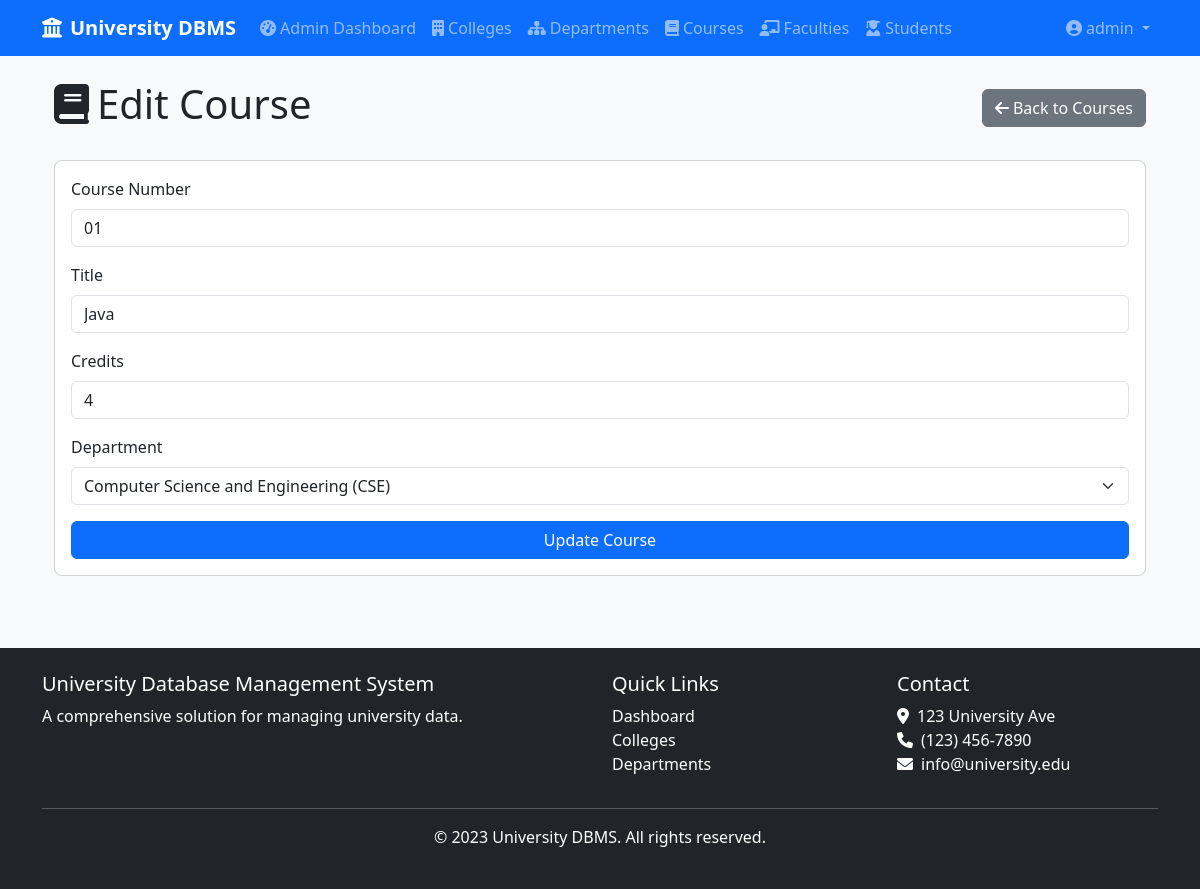
Page /admin/courses/edit/2 (signed in) on the committed database.
### app/models/user.py (models this page shows, shortened)
class User(UserMixin, db.Model):
    __tablename__ = 'users'
    id = db.Column(db.Integer, primary_key=True)
    username = db.Column(db.String(100), unique=True, nullable=False)
    email = db.Column(db.String(100), unique=True, nullable=False)
    password = db.Column(db.String(100), nullable=False)
    role = db.Column(db.String(20), nullable=False, default='user')  # 'admin' or 'user'
    created_at = db.Column(db.DateTime, default=datetime.utcnow)
    def is_admin(self):
        return self.role == 'admin'

### app/models/course.py (models this page shows, shortened)
class Course(db.Model):
    __tablename__ = 'courses'
    id = db.Column(db.Integer, primary_key=True)
    course_number = db.Column(db.String(20), nullable=False, unique=True)
    title = db.Column(db.String(100), nullable=False)
    description = db.Column(db.Text)
    credits = db.Column(db.Integer, nullable=False)
    year = db.Column(db.Integer, nullable=False)  # 1, 2, 3, or 4
    department_id = db.Column(db.Integer, db.ForeignKey('departments.id'), nullable=False)
    department = db.relationship('Department', backref='courses', lazy=True)
    faculty_courses = db.relationship('FacultyCourse', backref='course', lazy=True, cascade='all, delete-orphan')

### app/routes/admin.py (the view)
@admin.route('/courses/edit/<int:id>', methods=['GET', 'POST'])
@admin_required
def edit_course(id):
    course = Course.query.get_or_404(id)
    form = CourseForm(obj=course)
    form.department_id.choices = [(d.id, d.name) for d in Department.query.all()]
    if form.validate_on_submit():
        form.populate_obj(course)
        db.session.commit()
        flash('Course updated successfully!', 'success')
        return redirect(url_for('admin.courses'))
    return render_template('admin/courses/edit.html', form=form, course=course)

### app/forms.py
class CourseForm(FlaskForm):
    course_number = StringField('Course Number', validators=[DataRequired(), Length(max=20)])
    title = StringField('Title', validators=[DataRequired(), Length(max=100)])
    description = TextAreaField('Description', validators=[Optional()])
    credits = IntegerField('Credits', validators=[DataRequired(), NumberRange(min=1)])
    year = SelectField('Year', choices=[(1, '1st Year'), (2, '2nd Year'), (3, '3rd Year'), (4, '4th Year')],
                      coerce=int, validators=[DataRequired()])
    department_id = SelectField('Department', coerce=int, validators=[DataRequired()])
    submit = SubmitField('Submit')

### app/models/user.py (called while the page is built)
@login_manager.user_loader
def load_user(user_id):
    return User.query.get(int(user_id))

### app/routes/admin.py (called while the page is built)
def admin_required(f):
    @wraps(f)
    @login_required
    def decorated_function(*args, **kwargs):
        if not current_user.role == 'admin':
            flash('You do not have permission to access this page.', 'danger')
            return redirect(url_for('main.index'))
        return f(*args, **kwargs)
    return decorated_function

### app/templates/admin/courses/edit.html (shortened to what this page needs)
{% extends "base.html" %}
{% block content %}
<div class="container">
    <div class="d-flex justify-content-between align-items-center mb-4">
        <h1><i class="fas fa-book me-2"></i>Edit Course</h1>
        <a href="{{ url_for('admin.courses') }}" class="btn btn-secondary">
            <i class="fas fa-arrow-left me-1"></i>Back to Courses
        </a>
    </div>
    <div class="card">
        <div class="card-body">
            <form method="POST">
                <div class="mb-3">
                    {{ form.course_number.label(class="form-label") }}
                    {{ form.course_number(class="form-control") }}
                </div>
                <div class="mb-3">
                    {{ form.title.label(class="form-label") }}
                    {{ form.title(class="form-control") }}
                </div>
                <div class="mb-3">
                    {{ form.credits.label(class="form-label") }}
                    {{ form.credits(class="form-control") }}
                </div>
                <div class="mb-3">
                    {{ form.department_id.label(class="form-label") }}
                    {{ form.department_id(class="form-select") }}
                </div>
                <div class="d-grid">
                    <button type="submit" class="btn btn-primary">Update Course</button>
                </div>
            </form>
        </div>
    </div>
</div>
{% endblock %}

### app/templates/base.html (shortened to what this page needs)
<!DOCTYPE html>
<html lang="en">
<head>
    <link href="https://cdn.jsdelivr.net/npm/bootstrap@5.3.0-alpha1/dist/css/bootstrap.min.css" rel="stylesheet">
    <link rel="stylesheet" href="https://cdnjs.cloudflare.com/ajax/libs/font-awesome/6.0.0/css/all.min.css">
    <link rel="stylesheet" href="{{ url_for('static', filename='css/style.css') }}">
</head>
<body>
    <div class="content-wrapper">
        <header>
            <nav class="navbar navbar-expand-lg navbar-dark bg-primary">
                <div class="container">
                    <a class="navbar-brand" href="{{ url_for('user.dashboard') }}">
                        <i class="fas fa-university me-2"></i>University DBMS
                    </a>
                    <div class="collapse navbar-collapse" id="navbarNav">
                        <ul class="navbar-nav me-auto">
                            {% if current_user.is_authenticated %}
                                {% if current_user.is_admin() %}
                                    <li class="nav-item">
                                        <a class="nav-link" href="{{ url_for('admin.dashboard') }}">
                                            <i class="fas fa-tachometer-alt me-1"></i>Admin Dashboard
                                        </a>
                                    </li>
                                {% else %}
                                    <li class="nav-item">
                                        <a class="nav-link" href="{{ url_for('user.dashboard') }}">
                                            <i class="fas fa-tachometer-alt me-1"></i>Dashboard
                                        </a>
                                    </li>
                                {% endif %}
                                <li class="nav-item">
                                    <a class="nav-link" href="{{ url_for('user.colleges') }}">
                                        <i class="fas fa-building me-1"></i>Colleges
                                    </a>
                                </li>
                                <li class="nav-item">
                                    <a class="nav-link" href="{{ url_for('user.departments') }}">
                                        <i class="fas fa-sitemap me-1"></i>Departments
                                    </a>
                                </li>
                                <li class="nav-item">
                                    <a class="nav-link" href="{{ url_for('user.courses') }}">
                                        <i class="fas fa-book me-1"></i>Courses
                                    </a>
                                </li>
                                <li class="nav-item">
                                    <a class="nav-link" href="{{ url_for('user.faculties') }}">
                                        <i class="fas fa-chalkboard-teacher me-1"></i>Faculties
                                    </a>
                                </li>
                                <li class="nav-item">
                                    <a class="nav-link" href="{{ url_for('user.students') }}">
                                        <i class="fas fa-user-graduate me-1"></i>Students
                                    </a>
                                </li>
                            {% endif %}
                        </ul>
                        <ul class="navbar-nav">
                            {% if current_user.is_authenticated %}
                                <li class="nav-item dropdown">
                                    <a class="nav-link dropdown-toggle" href="#" id="navbarDropdown" role="button" data-bs-toggle="dropdown">
                                        <i class="fas fa-user-circle me-1"></i>{{ current_user.username }}
                                    </a>
                                </li>
                            {% endif %}
                        </ul>
                    </div>
                </div>
            </nav>
        </header>
        <main class="container py-4">
            {% block content %}{% endblock %}
        </main>
    </div>
    <footer class="bg-dark text-white py-4 mt-5">
        <div class="container">
            <div class="row">
                <div class="col-md-6">
                    <h5>University Database Management System</h5>
                    <p>A comprehensive solution for managing university data.</p>
                </div>
                <div class="col-md-3">
                    <h5>Quick Links</h5>
                    <ul class="list-unstyled">
                        <li><a href="{{ url_for('user.dashboard') }}" class="text-white">Dashboard</a></li>
                        <li><a href="{{ url_for('user.colleges') }}" class="text-white">Colleges</a></li>
                        <li><a href="{{ url_for('user.departments') }}" class="text-white">Departments</a></li>
                    </ul>
                </div>
                <div class="col-md-3">
                    <h5>Contact</h5>
                    <address>
                        <i class="fas fa-map-marker-alt me-2"></i>123 University Ave<br>
                        <i class="fas fa-phone me-2"></i>(123) 456-7890<br>
                        <i class="fas fa-envelope me-2"></i>info@university.edu
                    </address>
                </div>
            </div>
            <hr>
            <div class="text-center">
                <p>&copy; 2023 University DBMS. All rights reserved.</p>
            </div>
        </div>
    </footer>

### app/static/css/style.css (style rules this page uses)
body { font-family: 'Segoe UI', Tahoma, Geneva, Verdana, sans-serif; background-color: #f8f9fa; }
.navbar-brand { font-weight: 600; }
.card { border-radius: 0.5rem; transition: transform 0.3s ease; }
.btn { transition: all 0.3s ease; }
footer { margin-top: auto; }
footer a { text-decoration: none; }

### app/templates/base.html (style rules this page uses)
html, body { height: 100%; margin: 0; }
body { display: flex; flex-direction: column; min-height: 100vh; }
.content-wrapper { flex: 1 0 auto; display: flex; flex-direction: column; }
footer { flex-shrink: 0; width: 100%; background-color: #212529; color: white; margin-top: auto; }

### rows in the picture
User: username "admin"
Course: course_number "01", title "Java", credits "4", department_id "Computer Science and Engineering (CSE)"
